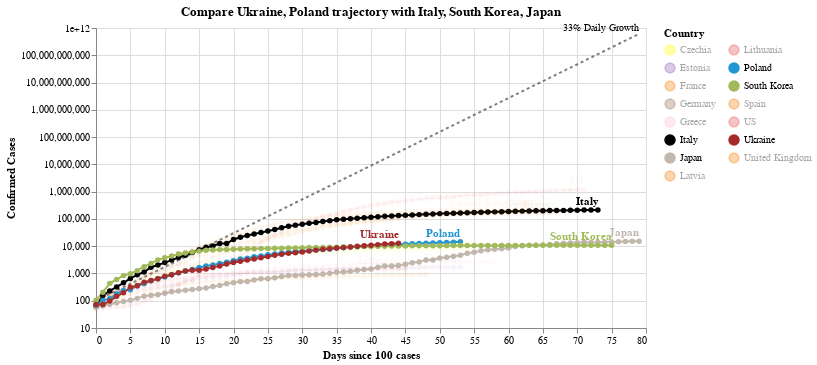

The notebook cell saved with this chart:
### Code cell
#hide_input
chart2 = make_since_chart(['Ukraine', 'Poland'])
chart2

### Figure 1 — Vega-Lite specification as saved in the notebook (floating-point values rounded to 4 significant figures; data arrays with more than 128 entries replaced by an {"elided": "..."} marker saying what was removed)
{"config": {"view": {"continuousWidth": 400, "continuousHeight": 300}}, "layer": [{"mark": {"type": "line", "color": "black", "opacity": 0.5, "strokeDash": [3, 3]}, "encoding": {"x": {"type": "quantitative", "field": "Days since 100 cases"}, "y": {"type": "quantitative", "field": "Confirmed Cases"}}}, {"mark": {"type": "text", "align": "right", "dy": -6, "fontSize": 10, "text": "33% Daily Growth"}, "encoding": {"x": {"type": "quantitative", "field": "Days since 100 cases"}, "y": {"type": "quantitative", "field": "Confirmed Cases"}}, "transform": [{"filter": "(datum['Days since 100 cases'] >= 79)"}]}, {"data": {"name": "data-643482c7be68db9acca882f397d99325"}, "mark": {"type": "line", "point": true}, "encoding": {"color": {"type": "nominal", "field": "Country", "legend": {"columns": 2}, "scale": {"domain": ["Czechia", "Estonia", "France", "Germany", "Greece", "Italy", "Japan", "Latvia", "Lithuania", "Poland", "South Korea", "Spain", "US", "Ukraine", "United Kingdom"], "range": ["yellow", "#9467bd", "#F58518", "#9D755D", "pink", "black", "#C1B7AD", "#F58518", "#E45756", "#2495D3", "#A1BA59", "#F58518", "#E45756", "brown", "#F58518"]}}, "opacity": {"condition": {"value": 1, "selection": "selector003"}, "value": 0.05}, "tooltip": [{"type": "nominal", "field": "Country"}, {"type": "temporal", "field": "Date"}, {"type": "quantitative", "field": "Confirmed Cases"}, {"type": "quantitative", "field": "Days since 100 cases"}], "x": {"type": "quantitative", "field": "Days since 100 cases"}, "y": {"type": "quantitative", "field": "Confirmed Cases", "scale": {"type": "log"}}}, "selection": {"selector003": {"type": "multi", "fields": ["Country"], "bind": "legend", "init": [{"Country": "Ukraine"}, {"Country": "Poland"}, {"Country": "Italy"}, {"Country": "South Korea"}, {"Country": "Japan"}]}}, "width": 550}, {"data": {"name": "data-643482c7be68db9acca882f397d99325"}, "mark": {"type": "text", "align": "right", "dy": -8, "fontWeight": "bold"}, "encoding": {"color": {"type": "nominal", "field": "Country", "legend": {"columns": 2}, "scale": {"domain": ["Czechia", "Estonia", "France", "Germany", "Greece", "Italy", "Japan", "Latvia", "Lithuania", "Poland", "South Korea", "Spain", "US", "Ukraine", "United Kingdom"], "range": ["yellow", "#9467bd", "#F58518", "#9D755D", "pink", "black", "#C1B7AD", "#F58518", "#E45756", "#2495D3", "#A1BA59", "#F58518", "#E45756", "brown", "#F58518"]}}, "opacity": {"condition": {"value": 1, "selection": "selector003"}, "value": 0.05}, "text": {"type": "nominal", "field": "Country"}, "tooltip": [{"type": "nominal", "field": "Country"}, {"type": "temporal", "field": "Date"}, {"type": "quantitative", "field": "Confirmed Cases"}, {"type": "quantitative", "field": "Days since 100 cases"}], "x": {"type": "quantitative", "field": "Days since 100 cases"}, "y": {"type": "quantitative", "field": "Confirmed Cases", "scale": {"type": "log"}}}, "transform": [{"filter": "(datum['Date'] >= 1588636800000)"}], "width": 550}], "data": {"name": "data-a6e83c9812dd08555e0a65855a70ab45"}, "title": "Compare Ukraine, Poland trajectory with Italy, South Korea, Japan", "$schema": "https://vega.github.io/schema/vega-lite/v4.0.2.json", "datasets": {"data-a6e83c9812dd08555e0a65855a70ab45": [{"Days since 100 cases": 0, "Confirmed Cases": 100.0}, {"Days since 100 cases": 1, "Confirmed Cases": 133.0}, {"Days since 100 cases": 2, "Confirmed Cases": 176.9}, {"Days since 100 cases": 3, "Confirmed Cases": 235.3}, {"Days since 100 cases": 4, "Confirmed Cases": 312.9}, {"Days since 100 cases": 5, "Confirmed Cases": 416.2}, {"Days since 100 cases": 6, "Confirmed Cases": 553.5}, {"Days since 100 cases": 7, "Confirmed Cases": 736.1}, {"Days since 100 cases": 8, "Confirmed Cases": 979.1}, {"Days since 100 cases": 9, "Confirmed Cases": 1302.0}, {"Days since 100 cases": 10, "Confirmed Cases": 1732.0}, {"Days since 100 cases": 11, "Confirmed Cases": 2303.0}, {"Days since 100 cases": 12, "Confirmed Cases": 3064.0}, {"Days since 100 cases": 13, "Confirmed Cases": 4074.0}, {"Days since 100 cases": 14, "Confirmed Cases": 5419.0}, {"Days since 100 cases": 15, "Confirmed Cases": 7207.0}, {"Days since 100 cases": 16, "Confirmed Cases": 9586.0}, {"Days since 100 cases": 17, "Confirmed Cases": 12750.0}, {"Days since 100 cases": 18, "Confirmed Cases": 16960.0}, {"Days since 100 cases": 19, "Confirmed Cases": 22550.0}, {"Days since 100 cases": 20, "Confirmed Cases": 29990.0}, {"Days since 100 cases": 21, "Confirmed Cases": 39890.0}, {"Days since 100 cases": 22, "Confirmed Cases": 53060.0}, {"Days since 100 cases": 23, "Confirmed Cases": 70560.0}, {"Days since 100 cases": 24, "Confirmed Cases": 93850.0}, {"Days since 100 cases": 25, "Confirmed Cases": 124800.0}, {"Days since 100 cases": 26, "Confirmed Cases": 166000.0}, {"Days since 100 cases": 27, "Confirmed Cases": 220800.0}, {"Days since 100 cases": 28, "Confirmed Cases": 293700.0}, {"Days since 100 cases": 29, "Confirmed Cases": 390600.0}, {"Days since 100 cases": 30, "Confirmed Cases": 519500.0}, {"Days since 100 cases": 31, "Confirmed Cases": 690900.0}, {"Days since 100 cases": 32, "Confirmed Cases": 918900.0}, {"Days since 100 cases": 33, "Confirmed Cases": 1222000.0}, {"Days since 100 cases": 34, "Confirmed Cases": 1625000.0}, {"Days since 100 cases": 35, "Confirmed Cases": 2162000.0}, {"Days since 100 cases": 36, "Confirmed Cases": 2875000.0}, {"Days since 100 cases": 37, "Confirmed Cases": 3824000.0}, {"Days since 100 cases": 38, "Confirmed Cases": 5086000.0}, {"Days since 100 cases": 39, "Confirmed Cases": 6764000.0}, {"Days since 100 cases": 40, "Confirmed Cases": 8996000.0}, {"Days since 100 cases": 41, "Confirmed Cases": 11970000.0}, {"Days since 100 cases": 42, "Confirmed Cases": 15910000.0}, {"Days since 100 cases": 43, "Confirmed Cases": 21170000.0}, {"Days since 100 cases": 44, "Confirmed Cases": 28150000.0}, {"Days since 100 cases": 45, "Confirmed Cases": 37440000.0}, {"Days since 100 cases": 46, "Confirmed Cases": 49790000.0}, {"Days since 100 cases": 47, "Confirmed Cases": 66230000.0}, {"Days since 100 cases": 48, "Confirmed Cases": 88080000.0}, {"Days since 100 cases": 49, "Confirmed Cases": 117100000.0}, {"Days since 100 cases": 50, "Confirmed Cases": 155800000.0}, {"Days since 100 cases": 51, "Confirmed Cases": 207200000.0}, {"Days since 100 cases": 52, "Confirmed Cases": 275600000.0}, {"Days since 100 cases": 53, "Confirmed Cases": 366600000.0}, {"Days since 100 cases": 54, "Confirmed Cases": 487500000.0}, {"Days since 100 cases": 55, "Confirmed Cases": 648400000.0}, {"Days since 100 cases": 56, "Confirmed Cases": 862400000.0}, {"Days since 100 cases": 57, "Confirmed Cases": 1147000000.0}, {"Days since 100 cases": 58, "Confirmed Cases": 1525000000.0}, {"Days since 100 cases": 59, "Confirmed Cases": 2029000000.0}, {"Days since 100 cases": 60, "Confirmed Cases": 2698000000.0}, {"Days since 100 cases": 61, "Confirmed Cases": 3589000000.0}, {"Days since 100 cases": 62, "Confirmed Cases": 4773000000.0}, {"Days since 100 cases": 63, "Confirmed Cases": 6348000000.0}, {"Days since 100 cases": 64, "Confirmed Cases": 8443000000.0}, {"Days since 100 cases": 65, "Confirmed Cases": 11230000000.0}, {"Days since 100 cases": 66, "Confirmed Cases": 14940000000.0}, {"Days since 100 cases": 67, "Confirmed Cases": 19860000000.0}, {"Days since 100 cases": 68, "Confirmed Cases": 26420000000.0}, {"Days since 100 cases": 69, "Confirmed Cases": 35140000000.0}, {"Days since 100 cases": 70, "Confirmed Cases": 46730000000.0}, {"Days since 100 cases": 71, "Confirmed Cases": 62150000000.0}, {"Days since 100 cases": 72, "Confirmed Cases": 82660000000.0}, {"Days since 100 cases": 73, "Confirmed Cases": 109900000000.0}, {"Days since 100 cases": 74, "Confirmed Cases": 146200000000.0}, {"Days since 100 cases": 75, "Confirmed Cases": 194500000000.0}, {"Days since 100 cases": 76, "Confirmed Cases": 258700000000.0}, {"Days since 100 cases": 77, "Confirmed Cases": 344000000000.0}, {"Days since 100 cases": 78, "Confirmed Cases": 457500000000.0}, {"Days since 100 cases": 79, "Confirmed Cases": 608500000000.0}], "data-643482c7be68db9acca882f397d99325": {"elided": "930 records"}}}
